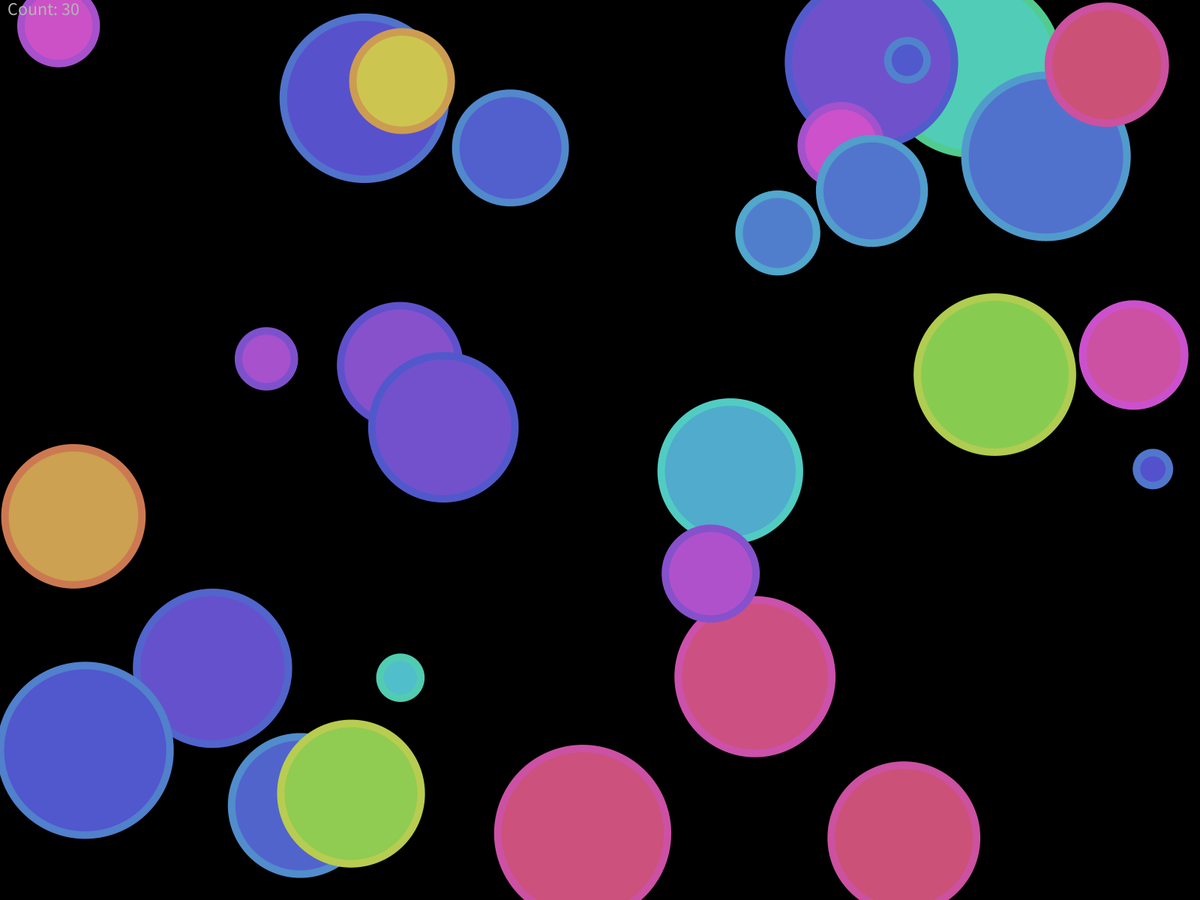
Frame 1 (no input)
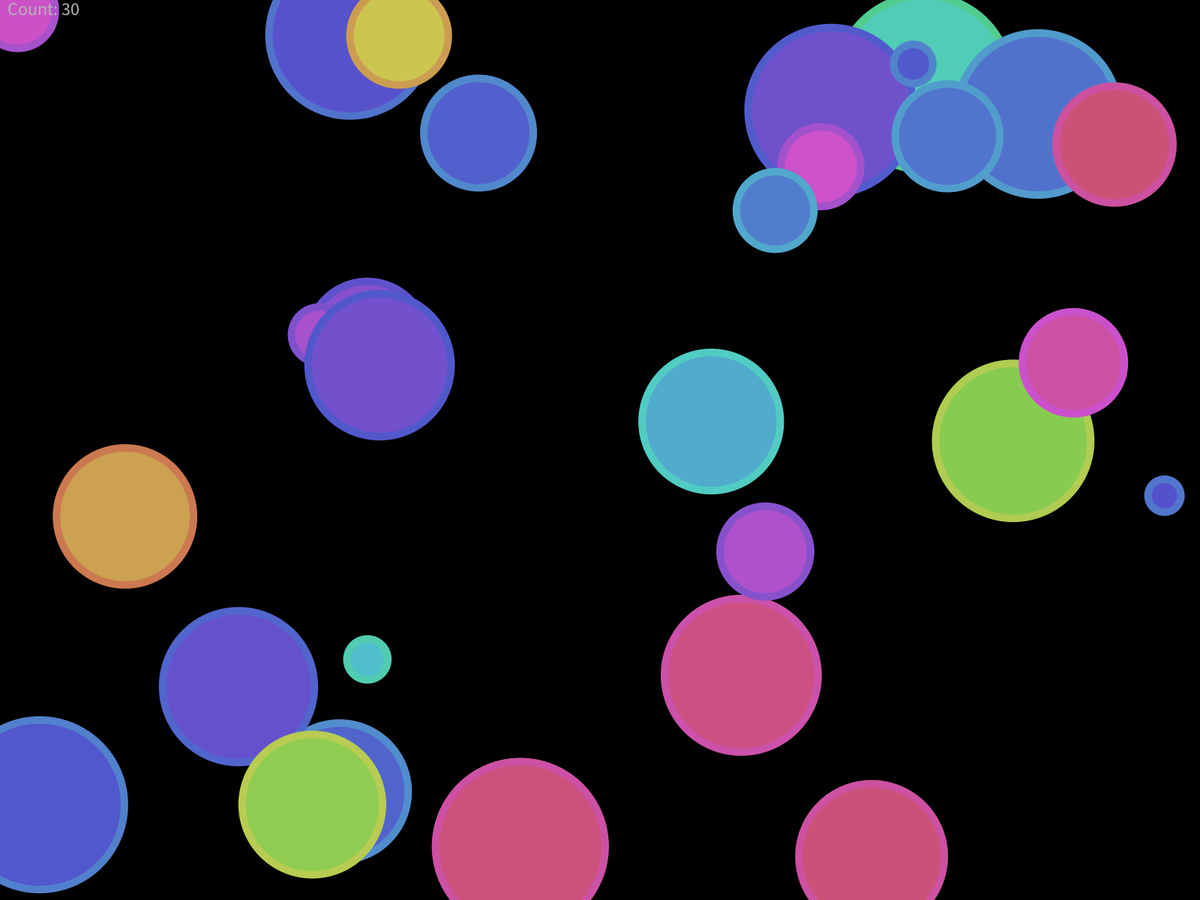
Frame 60 (the mouse pressed at the canvas centre just before this capture)
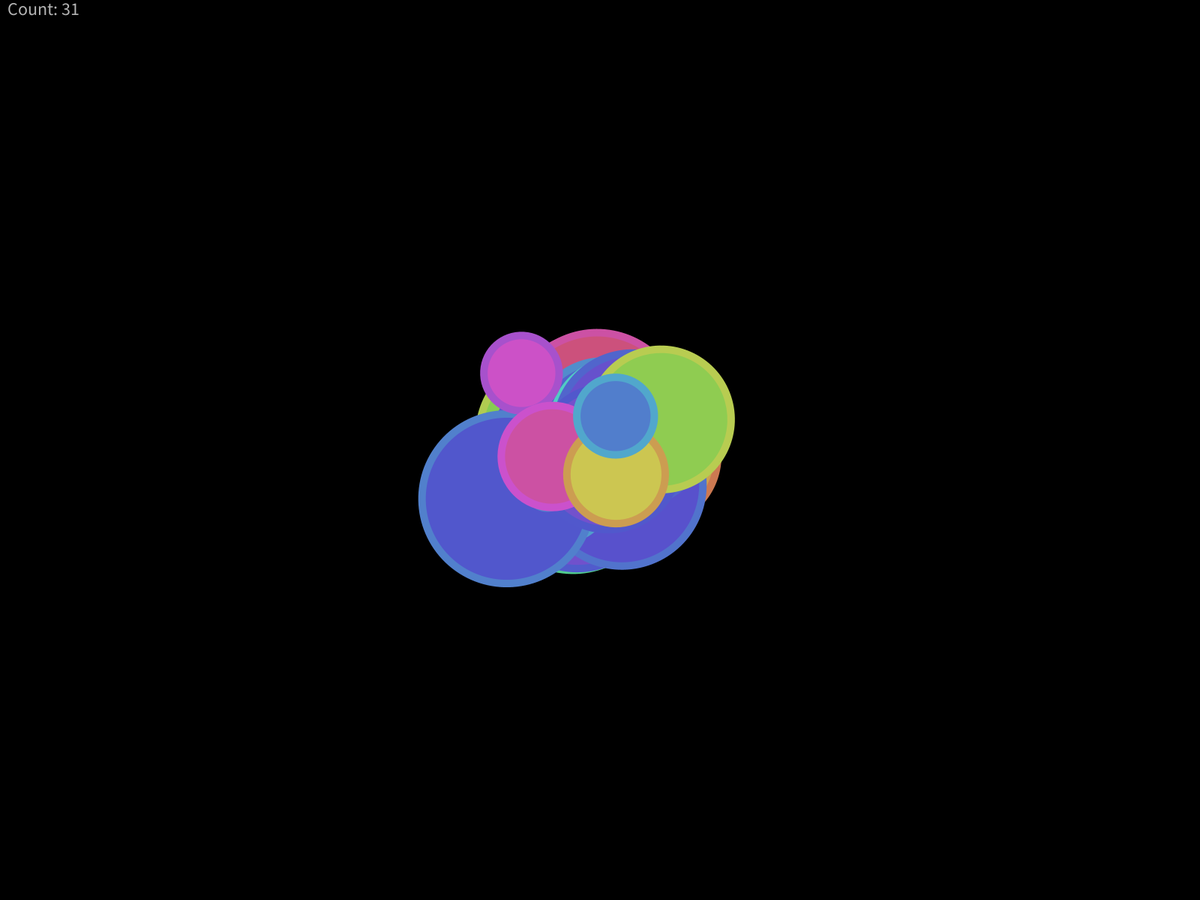
Frame 120 (the mouse held since frame 60 and released just before this capture)

The Processing sketch that drew these frames (run headless with seeded random() and noise(); from frame 60 on, the mouse is pressed at the canvas centre):

// Processing sketch: particle_animation
// ── particle_animation.pde
// 코드를 작성하면서 네이밍이 필요한 경우 chat GPT의 도움을 받아 네이밍을함
// addInterval, waveOffset, isPersistent 등.. (아무래도 나보다 GPT가 영어를 더 잘하기 때문에)
// 입자의 운동을 제어하는 변수를 만들건데 이에 알맞은 이름을 지어줘 <- 이런 식으로 프롬포트 작성
ArrayList<Particle> particles;
int particleCount = 30; // 입자 최솟값
float lastAddedTime = 0; // 마지막으로 입자가 추가된 시간을 기록함
float addInterval = 15; // 입자를 추가할 간격

void setup() {
  fullScreen();
  particles = new ArrayList<Particle>();

  colorMode(HSB, 360, 100, 100);

  // 1. 초기 입자(30)를 생성
  for (int idx = 0; idx < particleCount; idx++) {
    float x = random(width);
    float y = random(height);
    particles.add(new Particle(x, y, true)); // 초기 입자 생성
  }
}

void draw() {
  background(0);

  // 2. 새로운 입자 생성
  for (int idx = particles.size() - 1; idx >= 0; idx--) {
    Particle p = particles.get(idx);
    p.update(mouseX, mouseY, mousePressed);
    p.display();

    if (p.isDead() && !p.isPersistent) {
      particles.remove(idx); // 입자 사라짐
    }
  }

  // ArrayList의 크기 표시
  fill(255);
  textSize(24);
  text("Count: " + particles.size(), 10, 20);
}

void mousePressed() {
  if (millis() - lastAddedTime > addInterval) {
    particles.add(new Particle(mouseX, mouseY, false)); // 새로운 입자 추가
    lastAddedTime = millis();
  }
}

void mouseDragged() {
  if (millis() - lastAddedTime > addInterval) {
    particles.add(new Particle(mouseX, mouseY, false)); // 새로운 입자 추가
    lastAddedTime = millis();
  }
}

// ── particle.pde
class Particle {
  float x, y;
  float vx, vy;
  float angle;
  float size;
  float waveOffset; // 입자 운동
  float creationTime; // 생성 시간
  float opacity;
  boolean isPersistent; // 초기 입자인지 새로운 입자인지 구분하는 변수, 참or거짓이기 때문에 boolean 사용
  float hue;

  Particle(float x, float y, boolean isPersistent) {
    this.x = x;
    this.y = y;
    this.vx = random(-3, 3);
    this.vy = random(-3, 3);
    this.angle = random(TWO_PI); // -> 0부터 360도 사이의 무작위 각도를 생성해 입자의 회전 방향 결정함
    this.size = random(50, 250);
    this.waveOffset = random(TWO_PI);
    this.creationTime = millis();
    this.opacity = 255;
    this.isPersistent = isPersistent;
    this.hue = random(360);
  }

  //**chat GPT**
  // 마우스를 누르고 있을 때, 입자가 마우스를 향해 이동하도록 설정하는 코드를 구현해달라고 요청,
  // 더해서 입자와 마우스의 거리가 가까울 수록 더 큰 힘을 받아 빠르게 따라가고 멀수록 천천히 가도록 조건을 부여해서 질문함
  void update(float mx, float my, boolean pressed) {
    if (pressed) {
      float angleToMouse = atan2(my - y, mx - x);
      // atan2 -> 마우스 위치(mx,my)와 압자의 현재위치(x,y)간의 각도를 구하는 함수
      float force = map(dist(x, y, mx, my), 0, width, 5, 1);
      // map()을 이용함으로써 힘의 세기를 조정해 가까운 거리에서는 큰 힘을, 멀리 떨어진 거리에서는 적은 힘을 적용함
      vx += cos(angleToMouse) * force;
      vy += sin(angleToMouse) * force;
      // 각도에 따른 속도 추가, 입자가 마우스를 향해 이동함(힘을 받아서 마치 블랙홀에 이끌려가듯이?)
    } else {
      float wave = sin(frameCount * 0.1 + waveOffset) * 2;
      vx += cos(angle) * wave * 0.1;
      vy += sin(angle) * wave * 0.1;
      // 입자의 운동을 표현하기 위함
      vx += random(-0.5, 0.5);
      vy += random(-0.5, 0.5);
      // 속도를 랜덤하게 설정
    }

    // 입자들이 어떤 저항을 받아 점차 느려지는 현상을 구현함
    // 이동 범위나 속도가 과도하게 빠르고 커지는 것을 방지하기 위함
    x += vx * 0.98;
    y += vy * 0.98;
    // 0.98로 설정해서 속도를 조금씩 감소시킴
    vx *= 0.95;
    vy *= 0.95;
    // 위와 마찬가지

    // 3. 초기 입자를 제외한 추가 입자들은 5초 뒤 투명도가 감소하면서 서서히 사라짐
    if (!isPersistent) {
      float elapsedTime = millis() - creationTime;
      if (elapsedTime > 5000) {
        opacity = map(elapsedTime, 5000, 7000, 255, 0); // 5초가 지나면(5000) 이후 2초(7초)(7000)동안 255->0 된다는 의미
      }
    }
  }

  void display() {
    push();
    translate(x, y);
    rotate(angle);
    noStroke();
    fill(hue, 60, 80, opacity);
    circle(0, 0, size);
    fill(hue + 20, 60, 80, opacity);
    circle(0, 0, size - 20);
    pop();
  }

  boolean isDead() {
    return opacity <= 0;
  } // 투명도가 0일 경우 true 값을 반환 -> 아예 사라진 것으로 간주함(남아있지 않음)
}
